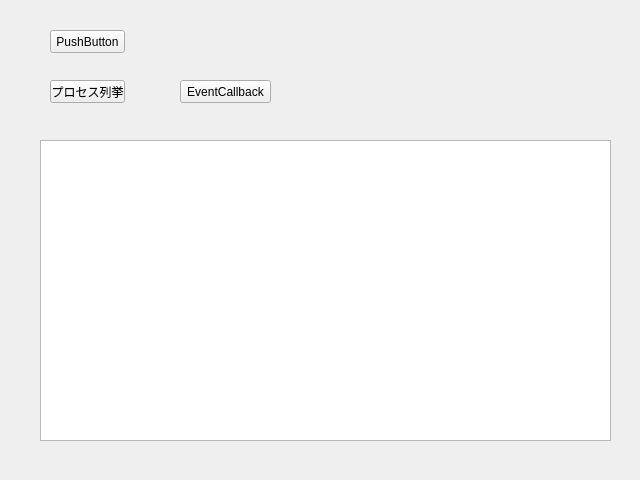
<?xml version="1.0" encoding="UTF-8"?>
<ui version="4.0">
 <class>Form</class>
 <widget class="QWidget" name="Form">
  <property name="geometry">
   <rect>
    <x>0</x>
    <y>0</y>
    <width>640</width>
    <height>480</height>
   </rect>
  </property>
  <property name="sizePolicy">
   <sizepolicy hsizetype="Preferred" vsizetype="Preferred">
    <horstretch>0</horstretch>
    <verstretch>0</verstretch>
   </sizepolicy>
  </property>
  <property name="minimumSize">
   <size>
    <width>0</width>
    <height>0</height>
   </size>
  </property>
  <property name="maximumSize">
   <size>
    <width>9999</width>
    <height>9999</height>
   </size>
  </property>
  <property name="windowTitle">
   <string>Form</string>
  </property>
  <widget class="QPlainTextEdit" name="plainTextEdit">
   <property name="geometry">
    <rect>
     <x>40</x>
     <y>140</y>
     <width>571</width>
     <height>301</height>
    </rect>
   </property>
  </widget>
  <widget class="QPushButton" name="pushButton">
   <property name="geometry">
    <rect>
     <x>50</x>
     <y>30</y>
     <width>75</width>
     <height>23</height>
    </rect>
   </property>
   <property name="text">
    <string>PushButton</string>
   </property>
  </widget>
  <widget class="QPushButton" name="pushButton_proc_enum">
   <property name="geometry">
    <rect>
     <x>50</x>
     <y>80</y>
     <width>75</width>
     <height>23</height>
    </rect>
   </property>
   <property name="text">
    <string>プロセス列挙</string>
   </property>
  </widget>
  <widget class="QPushButton" name="pushButton_evant_callback">
   <property name="geometry">
    <rect>
     <x>180</x>
     <y>80</y>
     <width>91</width>
     <height>23</height>
    </rect>
   </property>
   <property name="text">
    <string>EventCallback</string>
   </property>
  </widget>
 </widget>
 <resources/>
 <connections/>
</ui>
